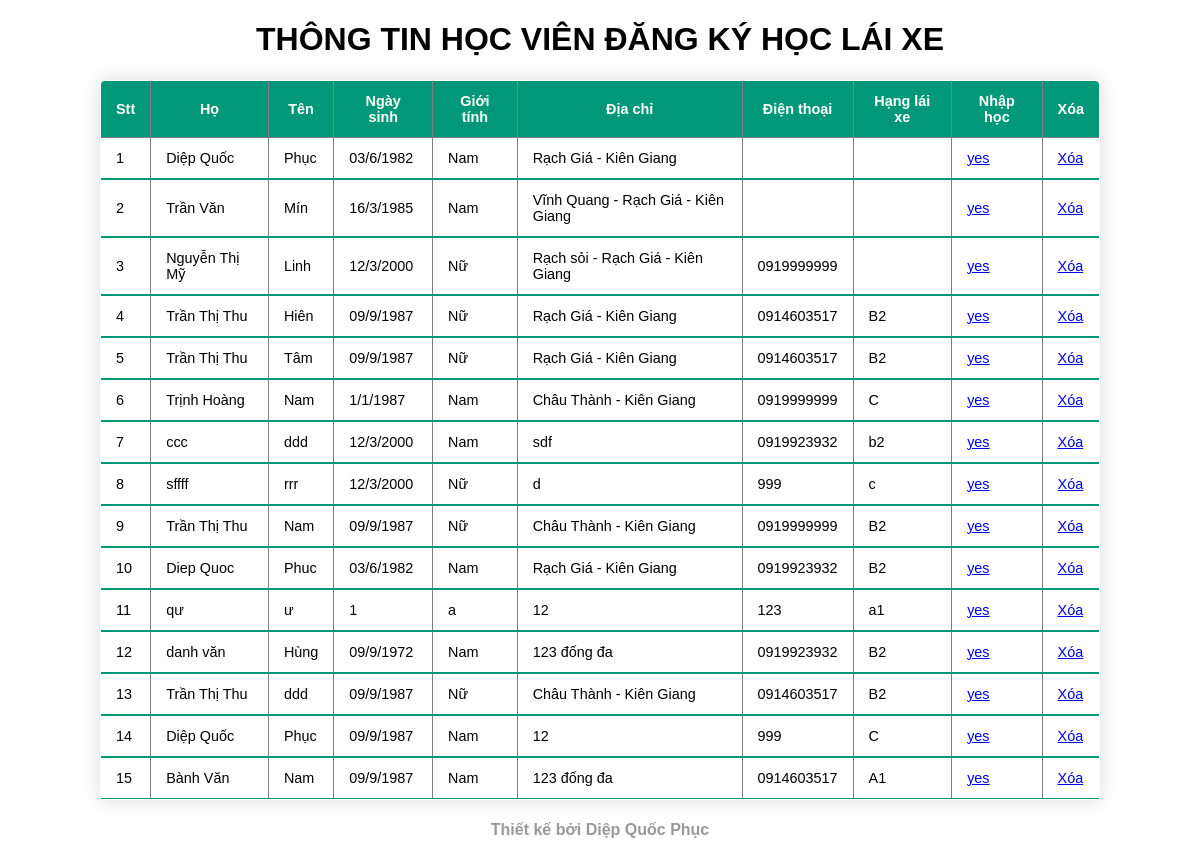
Screenshot of /hocvien/dangky.php with the database file from the repository.
### tables this page shows
CREATE TABLE `dangky` (
  `id` int(11) NOT NULL,
  `hohocvien` varchar(50) NOT NULL,
  `tenhocvien` varchar(10) NOT NULL,
  `ngaysinh` varchar(20) NOT NULL,
  `gioitinh` varchar(3) NOT NULL,
  `hokhau` varchar(200) NOT NULL,
  `dienthoai` varchar(10) NOT NULL,
  `hang` varchar(2) NOT NULL
);

### hocvien/dangky.php (the view, shortened to what this page needs)
<!DOCTYPE html>
<html lang="en">
<head>
    <link rel="stylesheet" href="dangky.css">
</head>
<body>
 <?php
  $host='localhost';
  $user='root';
  $pass='';
  $data='quanlylaixe';
  $conn = mysqli_connect($host, $user, $pass) or die ("Không thể kết nối đến csdl");
  mysqli_select_db($conn, $data) or die("Không thể kết nối database");
	$sql="SELECT * FROM dangky";
	$rs=mysqli_query($conn,$sql);
  ?>
<h1 align="center"><b>THÔNG TIN HỌC VIÊN ĐĂNG KÝ HỌC LÁI XE</b></h1>
    <table class="content-table" align="center" width="1000" border="1" cellspacing="0" cellpadding="1">
        <thead>
          <tr>
            <th><div align="center">Stt</div></th>
            <th><div align="center">Họ</div></th>
            <th><div align="center">Tên</div></th>
            <th><div align="center">Ngày sinh</div></th>
            <th><div align="center">Giới tính</div></th>
            <th><div align="center">Địa chỉ</div></th>
            <th><div align="center">Điện thoại</div></th>
            <th><div align="center">Hạng lái xe</div></th>
            <th><div align="center">Nhập học</div></th>
            <th><div align="center">Xóa</div></th>
          </tr>
        </thead>
        <?php
          $i=1;
          while ($row=mysqli_fetch_array($rs))
          {
          ?>
          <tbody>
          <tr>
              <td td><?=$i;?></td>
              <td><?=$row['hohocvien'];?></td>
              <td><?=$row['tenhocvien'];?></td>
              <td><?=$row['ngaysinh'];?></td>
              <td><?=$row['gioitinh'];?></td>
              <td><?=$row['hokhau'];?></td>
              <td><?=$row['dienthoai'];?></td>
              <td><?=$row['hang'];?></td>
              <td><a href='hvnhaphoc.php?id=<?=$row['id'];?>'>yes</a></td>
              <td><a href='xoadangky.php?id=<?=$row['id'];?>'>Xóa</a></td>
          </tr>
          </tbody>
          <?php
        	$i=$i+1;
	        }
        ?>
      </table>
      <h4 align="center" style="color:#999" ><b >Thiết kế bởi Diệp Quốc Phục</b></h4>
</body>
</html>

### hocvien/dangky.css (style rules this page uses)
* { font-family: sans-serif; }
.content-table { border-collapse: collapse; margin-left: auto; font-size: 0.9em; min-width: 400px; border-radius: 5px 5px 0 0; overflow: hidden; box-shadow: 0 0 20px rgba(0, 0, 0, 0.15); }
.content-table thead tr { background-color: #009879; color: #ffffff; text-align: left; font-weight: bold; }
.content-table th, .content-table td { padding: 12px 15px; }
.content-table tbody tr { border-bottom: 1px solid #dddddd; }
.content-table tbody tr:last-of-type { border-bottom: 2px solid #009879; }

### rows the page displays
dangky: hohocvien "Diệp Quốc", tenhocvien "Phục", ngaysinh "03/6/1982", gioitinh "Nam", hokhau "Rạch Giá - Kiên Giang"
dangky: hohocvien "Trần Văn", tenhocvien "Mín", ngaysinh "16/3/1985", gioitinh "Nam", hokhau "Vĩnh Quang - Rạch Giá - Kiên Giang"
dangky: hohocvien "Nguyễn Thị Mỹ", tenhocvien "Linh", ngaysinh "12/3/2000", gioitinh "Nữ", hokhau "Rạch sỏi - Rạch Giá - Kiên Giang", dienthoai "0919999999"
dangky: hohocvien "Trần Thị Thu", tenhocvien "Hiên", ngaysinh "09/9/1987", gioitinh "Nữ", hokhau "Rạch Giá - Kiên Giang", dienthoai "0914603517", hang "B2"
dangky: hohocvien "Trần Thị Thu", tenhocvien "Tâm", ngaysinh "09/9/1987", gioitinh "Nữ", hokhau "Rạch Giá - Kiên Giang", dienthoai "0914603517", hang "B2"
dangky: hohocvien "Trịnh Hoàng", tenhocvien "Nam", ngaysinh "1/1/1987", gioitinh "Nam", hokhau "Châu Thành - Kiên Giang", dienthoai "0919999999", hang "C"
dangky: hohocvien "ccc", tenhocvien "ddd", ngaysinh "12/3/2000", gioitinh "Nam", hokhau "sdf", dienthoai "0919923932", hang "b2"
dangky: hohocvien "sffff", tenhocvien "rrr", ngaysinh "12/3/2000", gioitinh "Nữ", hokhau "d", dienthoai "999", hang "c"
dangky: hohocvien "Trần Thị Thu", tenhocvien "Nam", ngaysinh "09/9/1987", gioitinh "Nữ", hokhau "Châu Thành - Kiên Giang", dienthoai "0919999999", hang "B2"
dangky: hohocvien "Diep Quoc", tenhocvien "Phuc", ngaysinh "03/6/1982", gioitinh "Nam", hokhau "Rạch Giá - Kiên Giang", dienthoai "0919923932", hang "B2"
dangky: hohocvien "qư", tenhocvien "ư", ngaysinh "1", gioitinh "a", hokhau "12", dienthoai "123", hang "a1"
dangky: hohocvien "danh văn", tenhocvien "Hùng", ngaysinh "09/9/1972", gioitinh "Nam", hokhau "123 đống đa", dienthoai "0919923932", hang "B2"
dangky: hohocvien "Trần Thị Thu", tenhocvien "ddd", ngaysinh "09/9/1987", gioitinh "Nữ", hokhau "Châu Thành - Kiên Giang", dienthoai "0914603517", hang "B2"
dangky: hohocvien "Diệp Quốc", tenhocvien "Phục", ngaysinh "09/9/1987", gioitinh "Nam", hokhau "12", dienthoai "999", hang "C"
dangky: hohocvien "Bành Văn", tenhocvien "Nam", ngaysinh "09/9/1987", gioitinh "Nam", hokhau "123 đống đa", dienthoai "0914603517", hang "A1"
